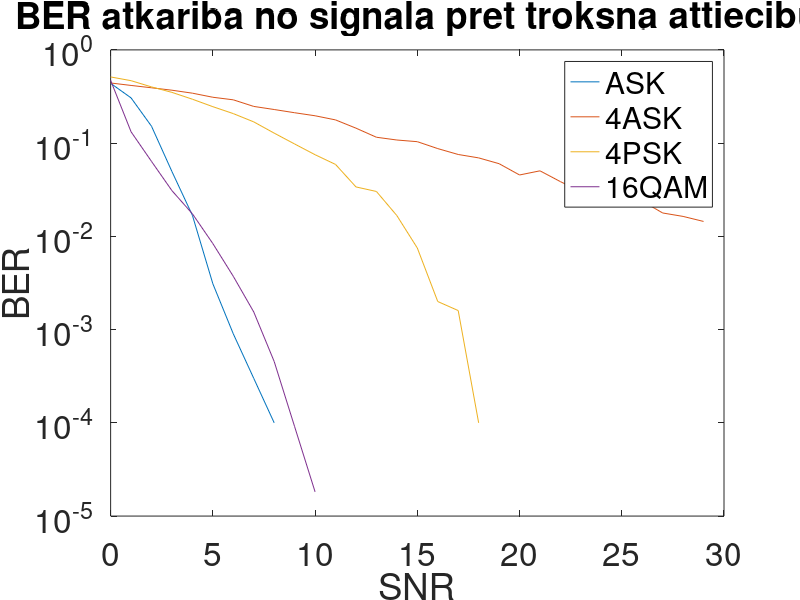

Reproduce this figure in MATLAB.
bpsk  = [0.044000, 0.034000, 0.023545, 0.017727, 9.5455e-03, 4.3636e-03, 1.6364e-03, 7.2727e-04, 3.6364e-04, 1.1765e-04, 8.1721e-05, 1e-5];
ask   = [0.2130, 0.1373, 0.069010, 0.027218, 8.1667e-03, 2.6667e-03, 5.6667e-04, 1.4406e-04, 3.9604e-05, 9.9010e-06, 4.9010e-06];
qam16 = [0.1275, 0.1005, 0.058455, 0.047182, 0.041636, 0.028818, 0.014727, 8.6364e-03, 4.9020e-03, 1.9804e-03, 8.9804e-04];
qam8  = [0.040040, 0.039585, 0.025389, 0.014560, 0.010556, 5.8240e-03, 2.2750e-03, 5.4600e-04, 9.1000e-05, 3.9255e-05, 1.9255e-05, 1e-5];
psk4  = [   0.3570   0.3427   0.3309   0.2819   0.2566   0.2247   0.1894   0.1552   0.1208   0.0912   0.0665   0.0452   0.0278   0.0155   0.0065   0.0042   0.0027   0.0009        0.0001];
ask4  = [0.3884   0.3881   0.3832   0.3705   0.3688   0.3585   0.3465   0.3362   0.3179   0.2918   0.2691   0.2266   0.2077   0.1972   0.1728   0.1285   0.1077   0.0765   0.0558  0.0266   0.0258   0.0123   0.0072   0.0055   0.0042   0.0013   0.0006   0.0002   0.0001        0];
fsk   = flip([0, 0, 0, 1.2873e-04, 5.1493e-04, 6.4367e-04, 1.9310e-03, 2.9609e-03, 5.7930e-03, 7.7240e-03, 1.0299e-02, 1.3260e-02, 1.6092e-02, 1.9439e-02, 2.5232e-02, 2.6905e-02]);


#ask  = [0.3515, 0.3304, 0.2906, 0.2589, 0.2305, 0.1973, 0.1619, 0.1302, 0.1038];;
#threes = [0.0589, 0.0225, 0.0094, 0.0059, 0.00331, 0.00175, 0.00067, 0.00025, 0.00004]
#hamming = [0.2564, 0.12045, 0.0422, 0.0081, 0.00065, 0.000098, 0.000018, 0.000001, 0.00]

#{
hold on
plot(0:length(ask) -1 , ask)
hold on
plot(0:length(threes) - 1, threes)
hold on
plot(0:length(hamming) - 1, hamming)
#}

#{

#}
#{
ask = [0.4380   0.3056   0.1517   0.0495   0.0168   0.0031   0.0009   0.0003   0.0001        0        0];
ask4 = [0.446636   0.416455   0.396182   0.371273   0.334727   0.321636   0.293727   0.258000   0.237636   0.201909   0.180636   0.162000   0.140364   0.131182   0.106727   0.097636 0.088364   0.075000   0.068364   0.054727   0.047818];
bpsk = [

hold on
plot(0:length(ask) -1 , ask)
hold on
plot(0:length(ask4) - 1, ask4)
hold on
plot(0:length(bpsk) - 1, bpsk)
hold on
plot(0:length(psk4) - 1, psk4)
hold on
plot(0:length(qam8) - 1, qam8)
hold on
plot(0:length(qam16) - 1, qam16)
hold on
plot(0:length(fsk) - 1, fsk)
#}

   ASK = [0.4380   0.3056   0.1517   0.0495   0.0168   0.0031   0.0009   0.0003   0.0001        0        0]
   ASK_4 = [0.441636   0.415727   0.392273   0.369455   0.343364   0.310455   0.291364   0.247545   0.229364   0.211818   0.196545   0.177455   0.144727   0.115636   0.108000   0.103636   0.087364   0.075545   0.069455   0.060182   0.045545   0.050455   0.038636   0.030182   0.029818   0.024273   0.023909   0.017818   0.016364   0.014455]    
   PSK_4 = [0.5127   0.4675   0.4008   0.3501   0.2958   0.2460   0.2073   0.1690   0.1280   0.0979   0.0751   0.0591   0.0339   0.0303   0.0167   0.0075   0.0020   0.0016   0.0001        0        0        0     0        0        0        0        0        0        0        0]
   QAM_16 = [4.7100e-01   1.3227e-01   6.3636e-02   3.0909e-02   1.7455e-02   8.3636e-03   3.7273e-03   1.5455e-03   4.5455e-04   9.0909e-05   1.8182e-05   0        0        0        0        0        0        0        0        0        0        0        0        0        0        0        0        0        0  ]

plot(0:length(ASK) -1 , ASK)
hold on
plot(0:length(ASK_4) - 1, ASK_4)      
hold on   
plot(0:length(PSK_4) - 1, PSK_4)
hold on
plot(0:length(QAM_16) - 1, QAM_16)
hold on
#}

set(gca, 'YScale', 'log')
title ("BER atkariba no signala pret troksna attiecibu");
ylabel('BER')
xlabel('SNR')
set(gca, "fontsize", 24)
#strmatrix = ['ASK';'4ASK';'BPSK';'4PSK';'8QAM';'16QAM';'FSK'];

strmatrix = ['ASK';'4ASK';'4PSK';'16QAM';];
set(gca, "fontsize", 24)
#strmatrix = ['ASK (bez korekcijas)';'Trijnieku kods';'Heminga 4 7 kods'];
legend(strmatrix)
hold off;

